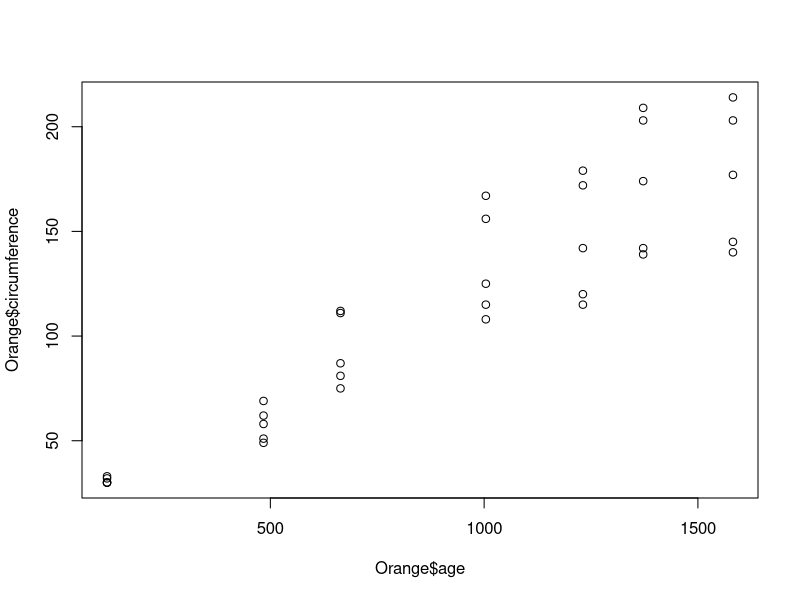

Here is the R script that generated this plot:

# Correlações -------------------------------------------------------------------------------------------------------
# Autoria do script: Jeanne Franco ---------------------------------------------------------------------------------------------------------
# Data do script: 07/05/22 -----------------------------------------------------------------------------------------------------------------
# Referência: Curso Udemy ------------------------------------------------------------------------------------------------------------------

# Correlação simples  ----------------------------------------------------------------------------------------------------------------------

### Medida da relação entre duas variáveis.

# Carregar dados ---------------------------------------------------------------------------------------------------------------------------

data() # Visualização de todos os dados disponíveis e suas descrições
data("Orange")
View(Orange)

# Checar dados com gráfico de pontos -------------------------------------------------------------------------------------------------------

plot(Orange$age, Orange$circumference)
